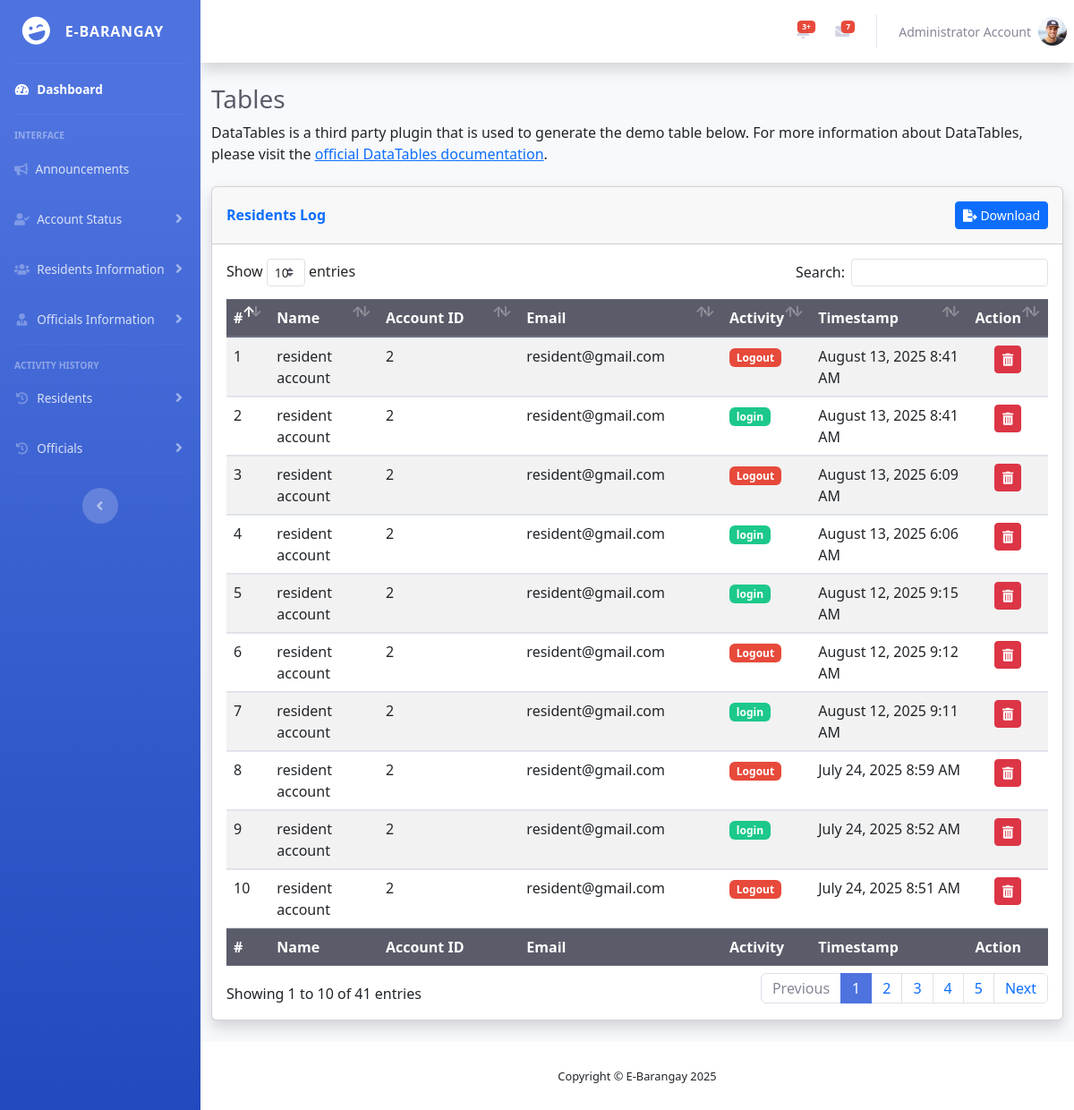
Page /admin/residents_logs.php (signed in) on the committed database.
### tables this page shows
CREATE TABLE `accounts` (
  `account_id` varchar(200) NOT NULL,
  `profile_pic` varchar(255) NOT NULL,
  `first_name` varchar(50) NOT NULL,
  `last_name` varchar(50) NOT NULL,
  `date_of_birth` date NOT NULL,
  `address` varchar(200) NOT NULL,
  `contact_number` int(20) NOT NULL,
  `email` varchar(100) NOT NULL,
  `password` varchar(255) NOT NULL,
  `user_type` int(30) NOT NULL,
  `verification_token` varchar(255) NOT NULL,
  `verification_status` varchar(100) NOT NULL,
  `date_registered` timestamp NOT NULL DEFAULT current_timestamp()
);

CREATE TABLE `logs` (
  `log_id` int(20) NOT NULL,
  `user_id` varchar(200) NOT NULL,
  `name` varchar(100) NOT NULL,
  `email` varchar(100) NOT NULL,
  `activity_type` varchar(50) NOT NULL,
  `user_type` varchar(50) NOT NULL,
  `timestamp` timestamp NOT NULL DEFAULT current_timestamp()
);

### admin/residents_logs.php (the view, shortened to what this page needs)
<?php
include '../includes/admin/admin_sidebar.php';
$residents_logs = $connection->query("SELECT * FROM `logs` WHERE `user_type` = '2' ORDER BY `timestamp` DESC")->fetchAll(PDO::FETCH_ASSOC);
?>
<h1 class="h3 mb-2 text-gray-800">Tables</h1>
<p class="mb-4">DataTables is a third party plugin that is used to generate the demo table below.
    For more information about DataTables, please visit the <a target="_blank"
        href="https://datatables.net">official DataTables documentation</a>.</p>
<div class="card shadow mb-4">
    <div class="card-header py-3 d-flex justify-content-between align-items-center">
        <h6 class="m-0 font-weight-bold text-primary">Residents Log</h6>
        <a href="../xml/export_resident_logs.php" class="btn btn-primary btn-sm">
            <i class="fas fa-file-export"></i> Download
        </a>
    </div>
    <div class="card-body">
        <div class="table-responsive">
            <table class="table table-hover table-striped align-middle" id="dataTable" width="100%" cellspacing="0">
                <thead class="thead-dark">
                    <tr>
                        <th>#</th>
                        <th>Name</th>
                        <th>Account ID</th>
                        <th>Email</th>
                        <th>Activity</th>
                        <th>Timestamp</th>
                        <th>Action</th>
                    </tr>
                </thead>
                <tfoot class="thead-dark">
                    <tr>
                        <th>#</th>
                        <th>Name</th>
                        <th>Account ID</th>
                        <th>Email</th>
                        <th>Activity</th>
                        <th>Timestamp</th>
                        <th>Action</th>
                    </tr>
                </tfoot>
                <tbody>
                    <?php
                    $count = 1;
                    foreach ($residents_logs as $logs):
                    ?>
                        <tr>
                            <td><?php echo $count++; ?></td>
                            <td><?php echo ($logs['name']); ?></td>
                            <td><?php echo ($logs['user_id']); ?></td>
                            <td><?php echo ($logs['email']); ?></td>
                            <td>
                                <?php
                                $activity = ($logs['activity_type']);
                                $badgeClass = 'badge-info';
                                if (strtolower($logs['activity_type']) === 'login') {
                                    $badgeClass = 'badge-success';
                                } elseif (strtolower($logs['activity_type']) === 'logout') {
                                    $badgeClass = 'badge-danger';
                                }
                                ?>
                                <span class="badge <?php echo $badgeClass; ?>">
                                    <?php echo $activity; ?>
                                </span>
                            </td>
                            <td><?php echo date('F j, Y g:i A', strtotime($logs['timestamp'])); ?></td>
                            <td class="text-center">
                                <form method="POST" action="" class="delete-form d-inline">
                                    <button type="button" class="btn btn-danger btn-sm delete-btn" title="Delete">
                                        <i class="fas fa-trash-alt"></i>
                                    </button>
                                </form>
                            </td>
                        </tr>
                    <?php endforeach; ?>
                </tbody>
            </table>
        </div>
    </div>
</div>
<?php include '../includes/footer.php'; ?>

### includes/admin/topbar.php (shortened to what this page needs)
<nav class="navbar navbar-expand navbar-light bg-white topbar mb-4 static-top shadow">
    <ul class="navbar-nav ml-auto">
        <li class="nav-item dropdown no-arrow mx-1">
            <a class="nav-link dropdown-toggle" href="#" id="alertsDropdown" role="button"
                data-toggle="dropdown" aria-haspopup="true" aria-expanded="false">
                <span class="badge badge-danger badge-counter">3+</span>
            </a>
        </li>
        <li class="nav-item dropdown no-arrow mx-1">
            <a class="nav-link dropdown-toggle" href="#" id="messagesDropdown" role="button"
                data-toggle="dropdown" aria-haspopup="true" aria-expanded="false">
                <span class="badge badge-danger badge-counter">7</span>
            </a>
        </li>
        <li class="nav-item dropdown no-arrow">
            <a class="nav-link dropdown-toggle" href="#" id="userDropdown" role="button"
                data-toggle="dropdown" aria-haspopup="true" aria-expanded="false">
                <span class="mr-2 d-none d-lg-inline text-gray-600 small">
                    <?= ($fetch_user['first_name'] . ' ' . $fetch_user['last_name']); ?>
                </span>
                <img class="img-profile rounded-circle"
                    src="../uploads/<?= ($fetch_user['profile_pic']); ?>">
            </a>
        </li>
    </ul>
</nav>
<div class="container-fluid">

### rows in the picture
accounts: first_name "Administrator", last_name "Account", profile_pic (picture)
logs: name "resident account", user "2", email "resident@gmail.com", activity_type "Logout", timestamp "August 13, 2025 8:41 AM"
logs: name "resident account", user "2", email "resident@gmail.com", activity_type "login", timestamp "August 13, 2025 8:41 AM"
logs: name "resident account", user "2", email "resident@gmail.com", activity_type "Logout", timestamp "August 13, 2025 6:09 AM"
logs: name "resident account", user "2", email "resident@gmail.com", activity_type "login", timestamp "August 13, 2025 6:06 AM"
logs: name "resident account", user "2", email "resident@gmail.com", activity_type "login", timestamp "August 12, 2025 9:15 AM"
logs: name "resident account", user "2", email "resident@gmail.com", activity_type "Logout", timestamp "August 12, 2025 9:12 AM"
logs: name "resident account", user "2", email "resident@gmail.com", activity_type "login", timestamp "August 12, 2025 9:11 AM"
logs: name "resident account", user "2", email "resident@gmail.com", activity_type "Logout", timestamp "July 24, 2025 8:59 AM"
logs: name "resident account", user "2", email "resident@gmail.com", activity_type "login", timestamp "July 24, 2025 8:52 AM"
logs: name "resident account", user "2", email "resident@gmail.com", activity_type "Logout", timestamp "July 24, 2025 8:51 AM"
